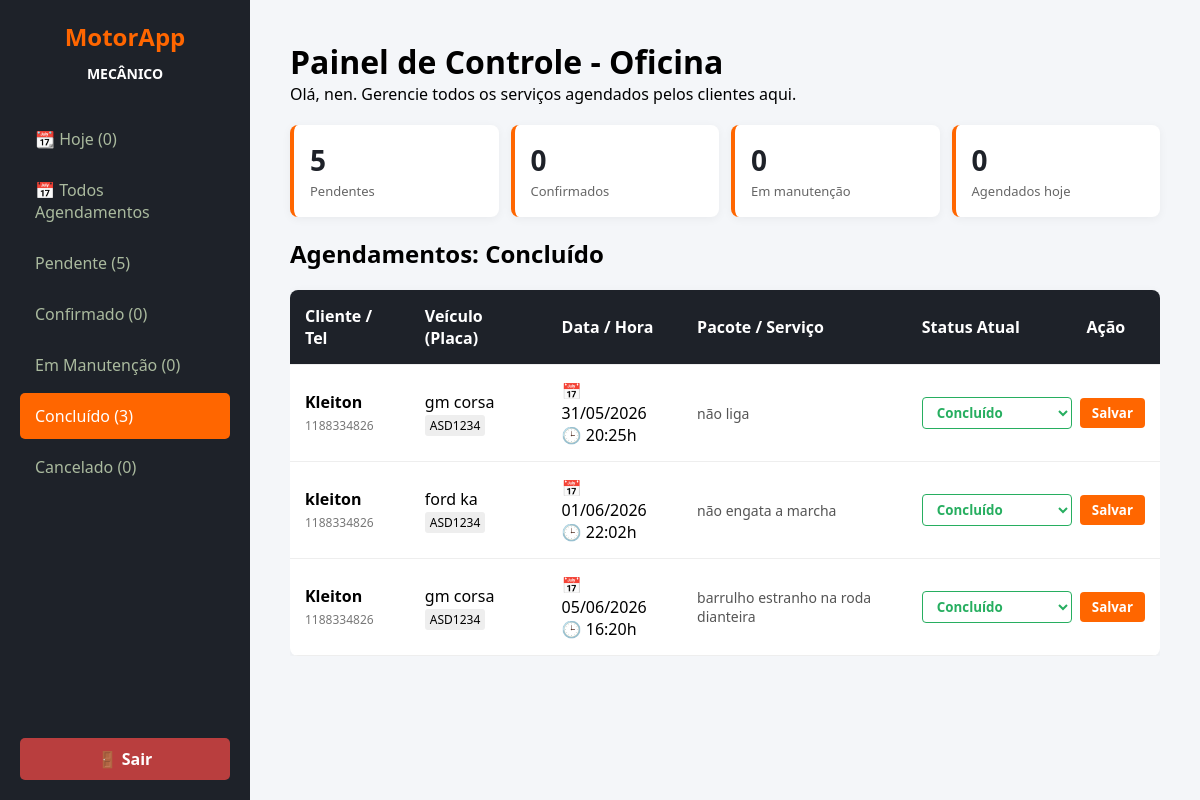
Page /admin/painel.php?status=Concluído (signed in) on the committed database.
### tables this page shows
CREATE TABLE `agendamento` (
  `id` int(11) NOT NULL,
  `id_cliente` int(11) NOT NULL,
  `id_veiculo` int(11) NOT NULL,
  `data_agendamento` date NOT NULL,
  `hora_agendamento` time NOT NULL,
  `descricao` text NOT NULL,
  `status` varchar(30) NOT NULL DEFAULT 'Pendente'
);

CREATE TABLE `cliente` (
  `id` int(11) NOT NULL,
  `nome` varchar(100) NOT NULL,
  `email` varchar(100) NOT NULL,
  `telefone` varchar(20) NOT NULL,
  `cpf` varchar(14) DEFAULT NULL,
  `senha` varchar(255) NOT NULL,
  `tipo` varchar(20) NOT NULL DEFAULT 'cliente'
);

CREATE TABLE `veiculo` (
  `id` int(11) NOT NULL,
  `cliente_id` int(11) NOT NULL,
  `modelo` varchar(100) NOT NULL,
  `marca` varchar(50) NOT NULL,
  `placa` varchar(10) NOT NULL,
  `ano` varchar(4) DEFAULT NULL
);

### admin/painel.php (the view, shortened to what this page needs)
<?php
include("../php/conexao.php");
function e($v) { return htmlspecialchars((string)$v, ENT_QUOTES, 'UTF-8'); }
$status_validos = ['Pendente', 'Confirmado', 'Em Manutenção', 'Concluído', 'Cancelado'];
$filtro = $_GET['status'] ?? 'Todos';
$apenas_hoje = (($_GET['periodo'] ?? '') === 'hoje');
$contadores = array_fill_keys($status_validos, 0);
$res = $conn->query("SELECT status, COUNT(*) AS total FROM agendamento GROUP BY status");
while ($row = $res->fetch_assoc()) {
    if (isset($contadores[$row['status']])) $contadores[$row['status']] = (int)$row['total'];
}
$hoje = date('Y-m-d');
$stmt = $conn->prepare("SELECT COUNT(*) AS total FROM agendamento WHERE data_agendamento = ? AND status <> 'Cancelado'");
$stmt->bind_param("s", $hoje);
$stmt->execute();
$total_hoje = (int)$stmt->get_result()->fetch_assoc()['total'];
$sql = "SELECT a.*, c.nome, c.telefone, v.marca, v.modelo, v.placa
        FROM agendamento a
        LEFT JOIN cliente c ON a.id_cliente = c.id
        LEFT JOIN veiculo v ON a.id_veiculo = v.id
        WHERE 1 = 1";
$tipos = "";
$params = [];
if ($filtro !== 'Todos') {
    $sql .= " AND a.status = ?";
    $tipos .= "s";
    $params[] = $filtro;
}
$sql .= " ORDER BY a.data_agendamento ASC, a.hora_agendamento ASC";
$stmt = $conn->prepare($sql);
if ($tipos !== "") $stmt->bind_param($tipos, ...$params);
$stmt->execute();
$resultado_todos = $stmt->get_result();
?>
<!DOCTYPE html>
<html lang="pt-br">
<head>
    <link rel="stylesheet" href="../css/dashboard.css">
    <link rel="stylesheet" href="../css/painel_admin.css">
</head>
<body>
    <div class="sidebar">
        <div class="top-sidebar">
            <h2 style="color: #ff6600;">MotorApp <br><span style="font-size: 14px; color: #fff;">MECÂNICO</span></h2>
            <div class="menu-items">
                <a href="painel.php?periodo=hoje" class="<?php echo $apenas_hoje ? 'active' : ''; ?>">📆 Hoje (<?php echo $total_hoje; ?>)</a>
                <a href="painel.php" class="<?php echo ($filtro === 'Todos' && !$apenas_hoje) ? 'active' : ''; ?>">📅 Todos Agendamentos</a>
                <?php foreach ($status_validos as $s): ?>
                    <a href="?status=<?php echo urlencode($s); ?>" class="<?php echo ($filtro === $s && !$apenas_hoje) ? 'active' : ''; ?>">
                        <?php echo e($s); ?> (<?php echo $contadores[$s]; ?>)
                    </a>
                <?php endforeach; ?>
            </div>
        </div>
        <a href="../pages/logout.php" class="btn-logout">🚪 Sair</a>
    </div>
    <div class="main-content">
        <h1>Painel de Controle - Oficina</h1>
        <p>Olá, <?php echo e($_SESSION['usuario_nome'] ?? 'Mecânico'); ?>. Gerencie todos os serviços agendados pelos clientes aqui.</p>
        <div class="admin-resumo">
            <a href="?status=Pendente"><strong><?php echo $contadores['Pendente']; ?></strong><span>Pendentes</span></a>
            <a href="?status=Confirmado"><strong><?php echo $contadores['Confirmado']; ?></strong><span>Confirmados</span></a>
            <a href="?status=<?php echo urlencode('Em Manutenção'); ?>"><strong><?php echo $contadores['Em Manutenção']; ?></strong><span>Em manutenção</span></a>
            <a href="?periodo=hoje"><strong><?php echo $total_hoje; ?></strong><span>Agendados hoje</span></a>
        </div>
        <h2 style="margin-top: 10px;">
            <?php
            if ($apenas_hoje) echo 'Serviços de hoje (' . date('d/m/Y') . ')';
            else echo $filtro === 'Todos' ? 'Todos os agendamentos' : 'Agendamentos: ' . e($filtro);
            ?>
        </h2>
        <div class="tabela-wrapper">
        <table class="tabela-admin">
            <thead>
                <tr>
                    <th>Cliente / Tel</th>
                    <th>Veículo (Placa)</th>
                    <th>Data / Hora</th>
                    <th>Pacote / Serviço</th>
                    <th>Status Atual</th>
                    <th>Ação</th>
                </tr>
            </thead>
            <tbody>
                <?php if ($resultado_todos->num_rows > 0): ?>
                    <?php while ($agenda = $resultado_todos->fetch_assoc()): ?>
                        <?php $classe = str_replace(' ', '', $agenda['status']); ?>
                        <tr>
                            <td>
                                <strong><?php echo e($agenda['nome'] ?? 'Cliente removido'); ?></strong><br>
                                <span style="font-size: 12px; color: #777;"><?php echo e($agenda['telefone'] ?? ''); ?></span>
                            </td>
                            <td>
                                <?php echo e(trim(($agenda['marca'] ?? '') . " " . ($agenda['modelo'] ?? 'Veículo removido'))); ?><br>
                                <span style="font-size: 12px; background: #eee; padding: 2px 5px; border-radius: 3px;">
                                    <?php echo e(strtoupper($agenda['placa'] ?? '')); ?>
                                </span>
                            </td>
                            <td>
                                📅 <?php echo date('d/m/Y', strtotime($agenda['data_agendamento'])); ?><br>
                                🕒 <?php echo e(substr($agenda['hora_agendamento'], 0, 5)); ?>h
                            </td>
                            <td style="max-width: 250px; color: #555; font-size: 14px;">
                                <?php echo e($agenda['descricao']); ?>
                            </td>
                            <td colspan="2">
                                <form action="atualizar_status.php" method="POST" class="form-status">
                                    <select name="status" class="select-status status-<?php echo e($classe); ?>">
                                        <?php foreach ($status_validos as $s): ?>
                                            <option value="<?php echo e($s); ?>" <?php echo $agenda['status'] === $s ? 'selected' : ''; ?>><?php echo e($s); ?></option>
                                        <?php endforeach; ?>
                                    </select>
                                    <button type="submit" class="btn-atualizar">Salvar</button>
                                </form>
                            </td>
                        </tr>
                    <?php endwhile; ?>
                <?php else: ?>
                    <tr>
                        <td colspan="6" style="text-align: center; color: #777;">Nenhum agendamento encontrado.</td>
                    </tr>
                <?php endif; ?>
            </tbody>
        </table>
        </div>
    </div>
</body>
</html>

### css/dashboard.css (style rules this page uses)
* { margin: 0; padding: 0; box-sizing: border-box; font-family: 'Segoe UI', Tahoma, Geneva, Verdana, sans-serif; }
body { display: flex; background: #f4f6f9; height: 100vh; }
.sidebar { width: 250px; background: #1e2229; color: #fff; padding: 20px; display: flex; flex-direction: column; justify-content: space-between; }
.sidebar h2 { color: #ff6600; text-align: center; margin-bottom: 30px; font-size: 24px; }
.menu-items a { display: block; color: #aaba9e; padding: 12px 15px; text-decoration: none; margin-bottom: 5px; border-radius: 5px; transition: 0.3s; }
.menu-items a:hover, .menu-items a.active { background: #ff6600; color: #fff; }
.btn-logout { background: #b93e3e; color: white; text-align: center; padding: 10px; text-decoration: none; border-radius: 5px; font-weight: bold; transition: 0.3s; }
.main-content { flex: 1; padding: 40px; overflow-y: auto; }

### css/painel_admin.css (style rules this page uses)
.tabela-admin { width: 100%; border-collapse: collapse; background: white; border-radius: 8px; overflow: hidden; box-shadow: 0 2px 10px rgba(0,0,0,0.05); margin-top: 20px; }
.tabela-admin th, .tabela-admin td { padding: 15px; text-align: left; border-bottom: 1px solid #eee; }
.tabela-admin th { background-color: #1e2229; color: white; }
.select-status { padding: 5px 10px; border-radius: 4px; border: 1px solid #ccc; background: #fff; font-weight: bold; cursor: pointer; }
.status-Concluído { color: #27ae60; border-color: #27ae60; }
.btn-atualizar { background: #ff6600; color: white; border: none; padding: 6px 12px; border-radius: 4px; cursor: pointer; font-weight: bold; transition: background 0.2s; }
.admin-resumo { display: grid; grid-template-columns: repeat(4, minmax(120px, 1fr)); gap: 12px; margin: 20px 0; }
.admin-resumo a { display: block; text-decoration: none; transition: transform .15s, box-shadow .15s; background: #fff; border-left: 4px solid #ff6600; border-radius: 8px; padding: 16px; box-shadow: 0 2px 10px rgba(0,0,0,0.05); }
.admin-resumo strong { display: block; font-size: 28px; color: #1e2229; }
.admin-resumo span { color: #666; font-size: 13px; }
.tabela-wrapper { overflow-x: auto; }
.form-status { display: flex; gap: 8px; align-items: center; }

### rows in the picture
agendamento: id_cliente.nome "Kleiton", id_cliente.telefone "1188334826", id_veiculo.modelo "gm corsa", id_veiculo.placa "ASD1234", data_agendamento "31/05/2026", hora_agendamento "20:25", descricao "não liga"
agendamento: id_cliente.nome "kleiton", id_cliente.telefone "1188334826", id_veiculo.modelo "ford ka", id_veiculo.placa "ASD1234", data_agendamento "01/06/2026", hora_agendamento "22:02", descricao "não engata a marcha"
agendamento: id_cliente.nome "Kleiton", id_cliente.telefone "1188334826", id_veiculo.modelo "gm corsa", id_veiculo.placa "ASD1234", data_agendamento "05/06/2026", hora_agendamento "16:20", descricao "barrulho estranho na roda dianteira"

### other values in the picture
$total_hoje "0"
$s "Pendente"
$contadores[$s] "5"
$s "Confirmado"
$contadores[$s] "0"
$s "Em Manutenção"
$s "Concluído"
$contadores[$s] "3"
$s "Cancelado"
$_SESSION['usuario_nome'] "nen"
$contadores['Pendente'] "5"
$contadores['Confirmado'] "0"
$contadores['Em Manutenção'] "0"
$filtro "Concluído"
form field status "Concluído"
